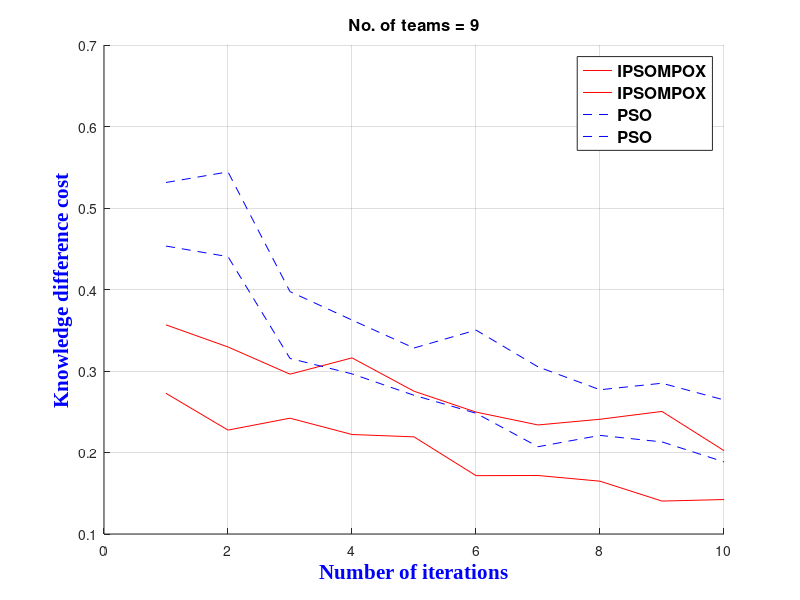

Write the MATLAB code that produced this figure.
%G?n?ration de quatre fonctions cosinus
IPSOMPOXMAX=[1 0.3566;2 0.3295;3 0.2961;4 0.3161;5 0.2752;6 0.2496;7 0.2338;8 0.2408;9 0.2504;10 0.2023];
IPSOMPOXMIN=[1 0.2726;2 0.2275;3 0.2421;4 0.2221;5 0.2192;6 0.1716;7 0.1718;8 0.1648;9 0.1404;10 0.1423];
PSOMAX=[1 0.5313;2 0.5443;3 0.3974;4 0.3625;5 0.3282;6 0.3502;7 0.3051;8 0.277;9 0.285;10 0.2645];
PSOMIN=[1 0.4533;2 0.4403;3 0.3154;4 0.2965;5 0.2702;6 0.2482;7 0.2071;8 0.221;9 0.213;10 0.1885];
grid
%axis([50 2.5 -5 13])
hold
plot(IPSOMPOXMAX(:,1),IPSOMPOXMAX(:,2),'r');
plot(IPSOMPOXMIN(:,1),IPSOMPOXMIN(:,2),'r');
plot(PSOMAX(:,1),PSOMAX(:,2),'b','linestyle','--');
plot(PSOMIN(:,1),PSOMIN(:,2),'b','linestyle','--');
% La fonction plot fonctionne par paire: on indique d'abord le vecteur en abscisse puis le vecteur en ordonn?e.
% On peut par la suite rajouter une couleur ou un style en utilisant un code entre les ''. 
%Ces codes sont r?sum?s en fin de tutoriel (menututo.com) 

title({'No. of teams = 9'},...    %L?gende du trac? avec le texte ? afficher se trouvant entre {}
      'FontSize',12,'FontWeight','bold')
% L'option Location indique l'emplacement de la l?gende dans la figure
% L'option FontSize indique la taille de la police
% L'option FontWeight permet de mettre le texte en gras en ?crivant 'bold' ? la suite
legend({'IPSOMPOX','IPSOMPOX','PSO','PSO'},'Location','northeast',...    %L?gende du trac? avec le texte ? afficher se trouvant entre {}
      'FontSize',12,'FontWeight','bold')
  
xlabel('Number of iterations','FontSize',15,...              %Nom de l'axe des abscisses du trac?
       'FontWeight','bold','FontName',...
       'Times New Roman','Color','b')
ylabel('Knowledge difference cost','FontSize',15,...      %Nom de l'axe des ordonn?es du trac?
       'FontWeight','bold','FontName',...
       'Times New Roman','Color','b')